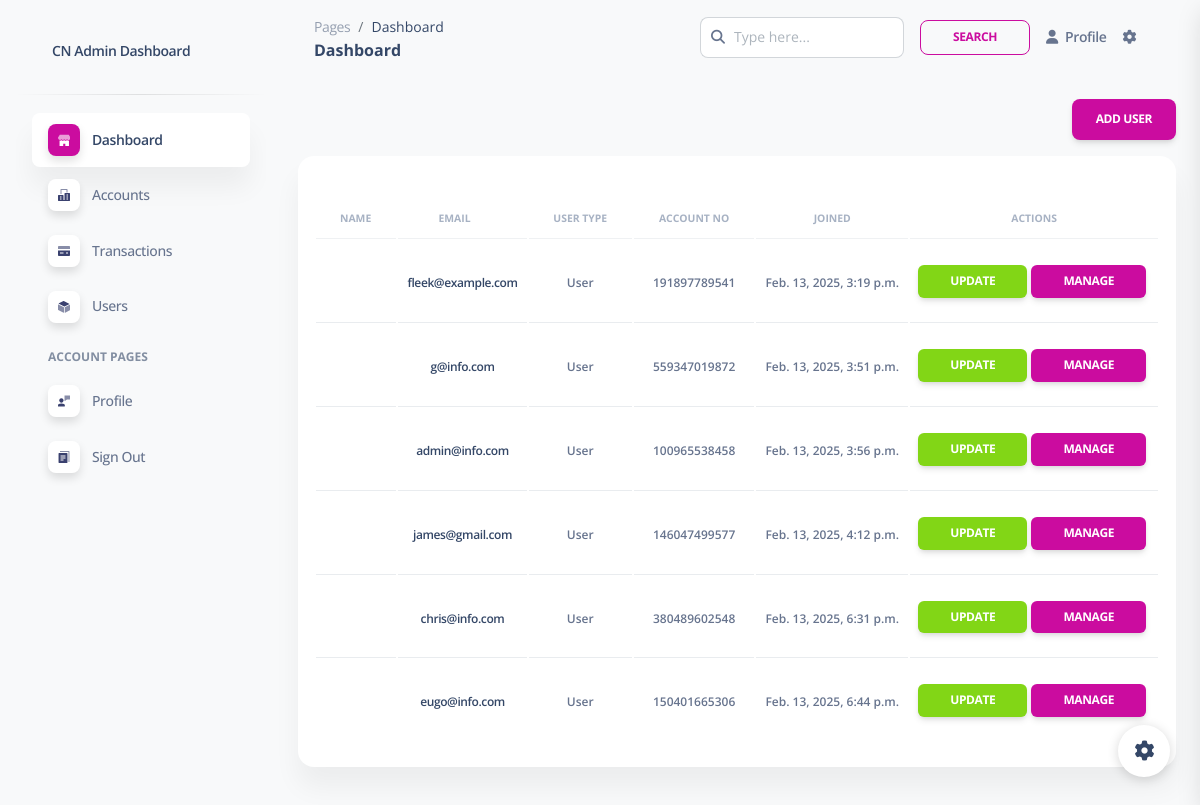
Page /control/ctrl_users/ on the earlier database version.
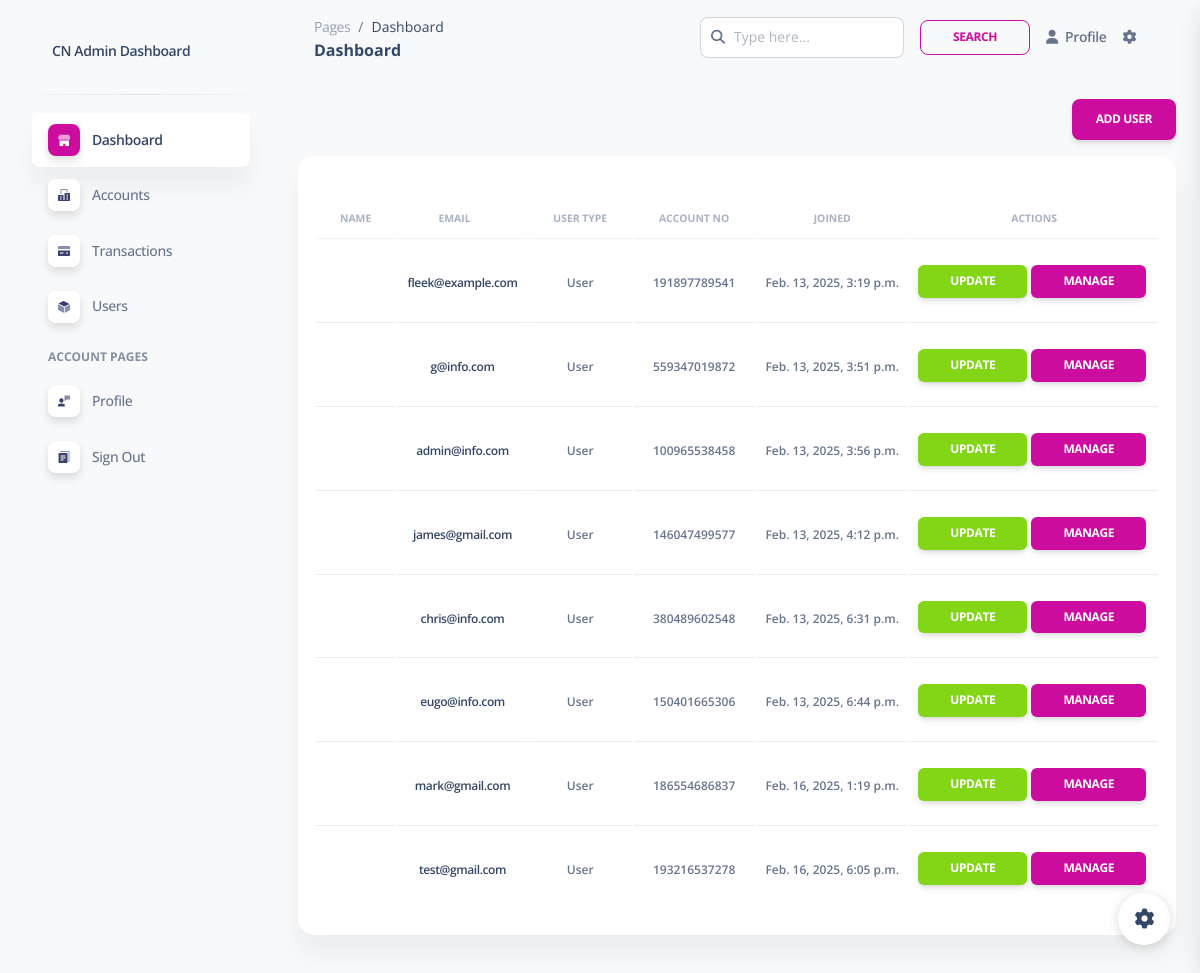
Same page on the later database version.
### accounts/models.py (models this page shows, shortened)
class CustomUser(AbstractBaseUser, PermissionsMixin):
    ROLES = [
        ('User', 'user'),
        ('Staff', 'staff'),
        ('Admin', 'admin'),
    ]
    name = models.CharField(max_length=30, blank=False)
    phone_no = models.IntegerField(blank=True, null=True)
    email = models.EmailField(unique=True)
    date_joined = models.DateTimeField(default=timezone.now)
    last_login = models.DateTimeField(null=True, blank=True)
    is_active = models.BooleanField(default=True)
    is_staff = models.BooleanField(default=False)
    user_type = models.CharField(max_length=20, choices=ROLES, default='User')
    account_no = models.CharField(max_length=12, unique=True, editable=False)
    referral_code = models.CharField(max_length=12, unique=True, blank=True, null=True)
    password_reset_token = models.CharField(max_length=100, blank=True, null=True)
    password_reset_expiry = models.DateTimeField(blank=True, null=True)
    objects = CustomUserManager()
    USERNAME_FIELD = 'email'
    REQUIRED_FIELDS = ['name']

### control/views.py (the view)
# urls.py: path('ctrl_users/', views.ctrl_users, name='ctrl_users'),
def ctrl_users(request):
    users = CustomUser.objects.all()
    return render(request, 'users/ctrl_users.html', {'users': users})

### control/templates/users/ctrl_users.html (shortened to what this page needs)
{% extends '../dashboard.html' %}
{% block content %}
<div class="container py-4">
    <div class="d-flex justify-content-end">
        <a href="{% url 'add_user' %}" class="btn btn-primary">
            Add User
        </a>
    </div>
    <div class="card p-3">
        <div class="card-body px-0 pb-2">
            <div class="table-responsive">
                <table class="table align-items-center mb-0">
                    <thead>
                        <tr>
                            <th class="text-uppercase text-secondary text-xxs font-weight-bolder opacity-7">
                                Name</th>
                            <th
                                class="text-uppercase text-secondary text-xxs font-weight-bolder opacity-7 ps-2 text-center">
                                Email</th>
                            <th class="text-center text-uppercase text-secondary text-xxs font-weight-bolder opacity-7">
                                User Type</th>
                            <th class="text-center text-uppercase text-secondary text-xxs font-weight-bolder opacity-7">
                                Account No</th>
                            <th class="text-center text-uppercase text-secondary text-xxs font-weight-bolder opacity-7">
                                Joined</th>
                            <th class="text-center text-uppercase text-secondary text-xxs font-weight-bolder opacity-7">
                                Actions</th>
                        </tr>
                    </thead>
                    {% for user in users %}
                    <tr>
                        <td class="align-middle text-sm ">
                        </td>
                        <td class="align-middle text-center text-sm">
                            <span class="text-xs font-weight-bold">
                                <a href="">{{user.email}} </a>
                            </span>
                        </td>
                        <td class="align-middle text-center text-sm">
                            <span class="text-xs font-weight-bold"> {{user.user_type }} </span>
                        </td>
                        <td class="align-middle text-center text-sm">
                            <span class="text-xs font-weight-bold"> {{user.account_no}} </span>
                        </td>
                        <td class="align-middle text-center text-sm">
                            <span class="text-xs font-weight-bold"> {{user.date_joined}} </span>
                        </td>
                        <td>
                            <a href="{% url 'update_user' user.id %}" class="btn btn-sm btn-success rounded mt-3">Update</a>
                            <a href="{% url 'user_details' user.id %}" class="btn btn-primary btn-sm rounded mt-3">Manage</a>
                        </td>
                    </tr>
                    {% endfor %}
                </table>
            </div>
        </div>
    </div>
</div>
{% endblock %}

Differences in the rows shown:
added CustomUser: email "mark@gmail.com", user_type "User", account_no "186554686837", date_joined "Feb. 16, 2025, 1:19 p.m."
added CustomUser: email "test@gmail.com", user_type "User", account_no "193216537278", date_joined "Feb. 16, 2025, 6:05 p.m."
